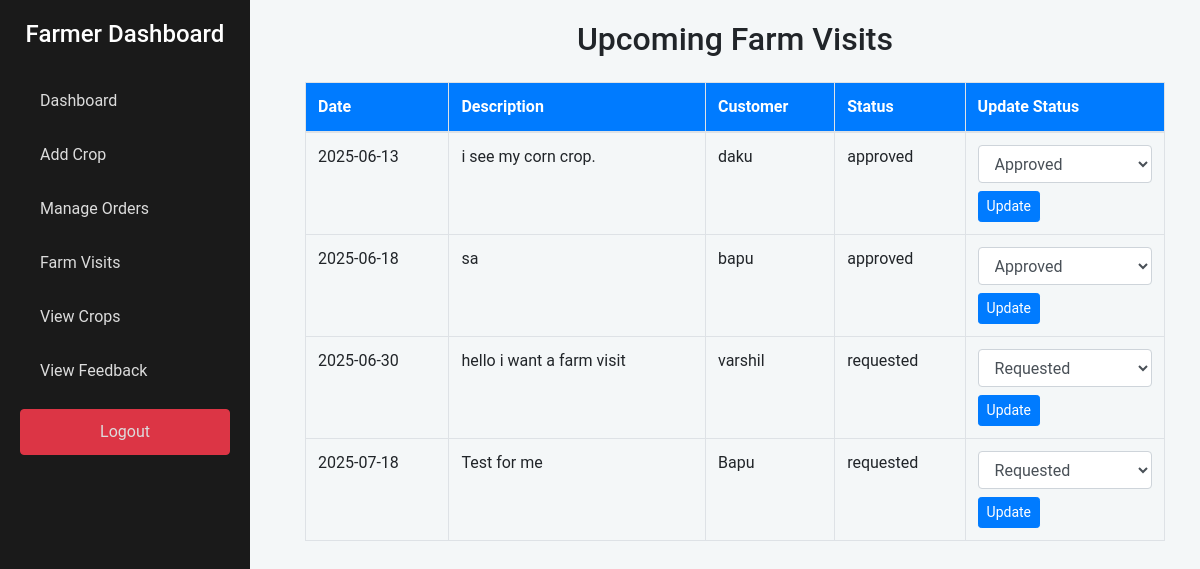
/farm_visits.php (signed in), run on the app's committed database.
### tables this page shows
CREATE TABLE `farm_visits` (
  `id` int(11) NOT NULL,
  `farmer_id` int(11) DEFAULT NULL,
  `customer_id` int(11) DEFAULT NULL,
  `date` date DEFAULT NULL,
  `description` text DEFAULT NULL,
  `status` enum('requested','approved','rejected') NOT NULL DEFAULT 'requested'
);

CREATE TABLE `customers` (
  `id` int(11) NOT NULL,
  `name` varchar(100) DEFAULT NULL,
  `email` varchar(100) DEFAULT NULL,
  `password` varchar(255) DEFAULT NULL,
  `city` varchar(100) DEFAULT NULL,
  `otp` int(11) DEFAULT NULL,
  `is_verified` tinyint(1) DEFAULT 0,
  `pass_key` varchar(6) DEFAULT NULL
);

### farm_visits.php (the view, shortened to what this page needs)
<?php
include 'config.php';
$stmt = $conn->prepare("SELECT * FROM farm_visits WHERE farmer_id = ?");
$stmt->execute([$_SESSION['farmer_id']]);
$visits = $stmt->fetchAll();
?>
<!DOCTYPE html>
<html lang="en">
<head>
    <link rel="stylesheet" href="https://stackpath.bootstrapcdn.com/bootstrap/4.5.2/css/bootstrap.min.css">
<div class="sidebar-desktop d-none d-md-block">
  <h4>Farmer Dashboard</h4>
  <a href="farmer_dashboard.php">Dashboard</a>
  <a href="add_crop.php">Add Crop</a>
  <a href="manage_orders.php">Manage Orders</a>
  <a href="farm_visits.php" class="active">Farm Visits</a>
  <a href="view_crops.php">View Crops</a>
  <a href="feedback_view.php">View Feedback</a>
  <a href="logout.php" class="btn btn-danger mt-3 w-100">Logout</a>
</div>
<div class="content-area">
  <div class="container">
    <h2 class="mb-4 text-center">Upcoming Farm Visits</h2>
    <div class="visit-table">
      <table class="table table-bordered">
        <thead>
          <tr>
            <th>Date</th>
            <th>Description</th>
            <th>Customer</th>
            <th>Status</th>
            <th>Update Status</th>
          </tr>
        </thead>
        <tbody>
          <?php foreach ($visits as $visit): ?>
            <tr>
              <td><?= $visit['date']; ?></td>
              <td><?= $visit['description']; ?></td>
              <td>
                <?php
                $stmt_customer = $conn->prepare("SELECT name FROM customers WHERE id = ?");
                $stmt_customer->execute([$visit['customer_id']]);
                $customer = $stmt_customer->fetch();
                echo $customer ? $customer['name'] : 'N/A';
                ?>
              </td>
              <td><?= $visit['status']; ?></td>
              <td>
                <form method="POST">
                  <select name="status" class="form-control" required>
                    <option value="requested" <?= $visit['status'] == 'requested' ? 'selected' : ''; ?>>Requested</option>
                    <option value="approved" <?= $visit['status'] == 'approved' ? 'selected' : ''; ?>>Approved</option>
                  </select>
                  <button type="submit" name="update_status" class="btn btn-primary btn-sm mt-2">Update</button>
                </form>
              </td>
            </tr>
          <?php endforeach; ?>
        </tbody>
      </table>
    </div>
  </div>
</div>
</body>
</html>

### farm_visits.php (style rules this page uses)
.sidebar-desktop { background-color: #1a1a1a; color: white; position: fixed; height: 100vh; width: 250px; top: 0; left: 0; padding: 20px; z-index: 1000; overflow-y: auto; }
.sidebar-desktop h4 { text-align: center; font-size: 1.5rem; margin-bottom: 30px; }
.sidebar-desktop a { color: #dcdcdc; font-size: 1rem; padding: 10px 20px; display: block; text-decoration: none; margin-bottom: 10px; border-radius: 4px; }
.content-area { padding: 20px; }
@media (min-width: 768px) { .content-area { margin-left: 270px; } }
.table thead { background-color: #007bff; color: white; }

### data on the page
farm_visits: date "2025-06-13", description "i see my corn crop.", customer.name "daku", status "approved", status "Approved"
farm_visits: date "2025-06-18", description "sa", customer.name "bapu", status "approved", status "Approved"
farm_visits: date "2025-06-30", description "hello i want a farm visit", customer.name "varshil", status "requested", status "Requested"
farm_visits: date "2025-07-18", description "Test for me", customer.name "Bapu", status "requested", status "Requested"
